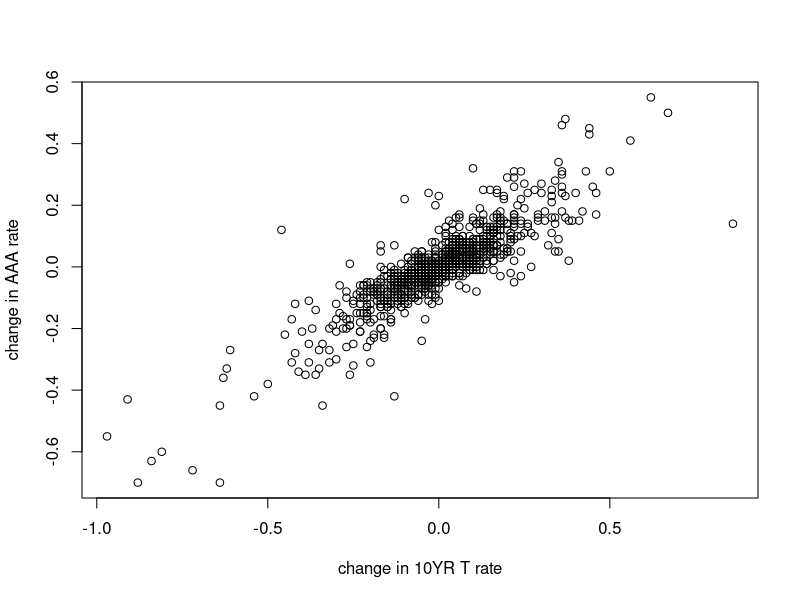

Generate this figure with R:
#  Example 12.1 and Figures 12.2 and 12.4

dat = read.table(file="WeekInt.txt",header=T)
attach(dat)
aaa_dif = diff(aaa)
cm10_dif = diff(cm10)

postscript("cm10aaa.ps",width=6,height=5)  #  Figure 12.2
plot(cm10_dif,aaa_dif,xlab="change in 10YR T rate",
   ylab="change in AAA rate")
graphics.off()

fit1 = lm(aaa_dif ~ cm10_dif)
summary(fit1)


